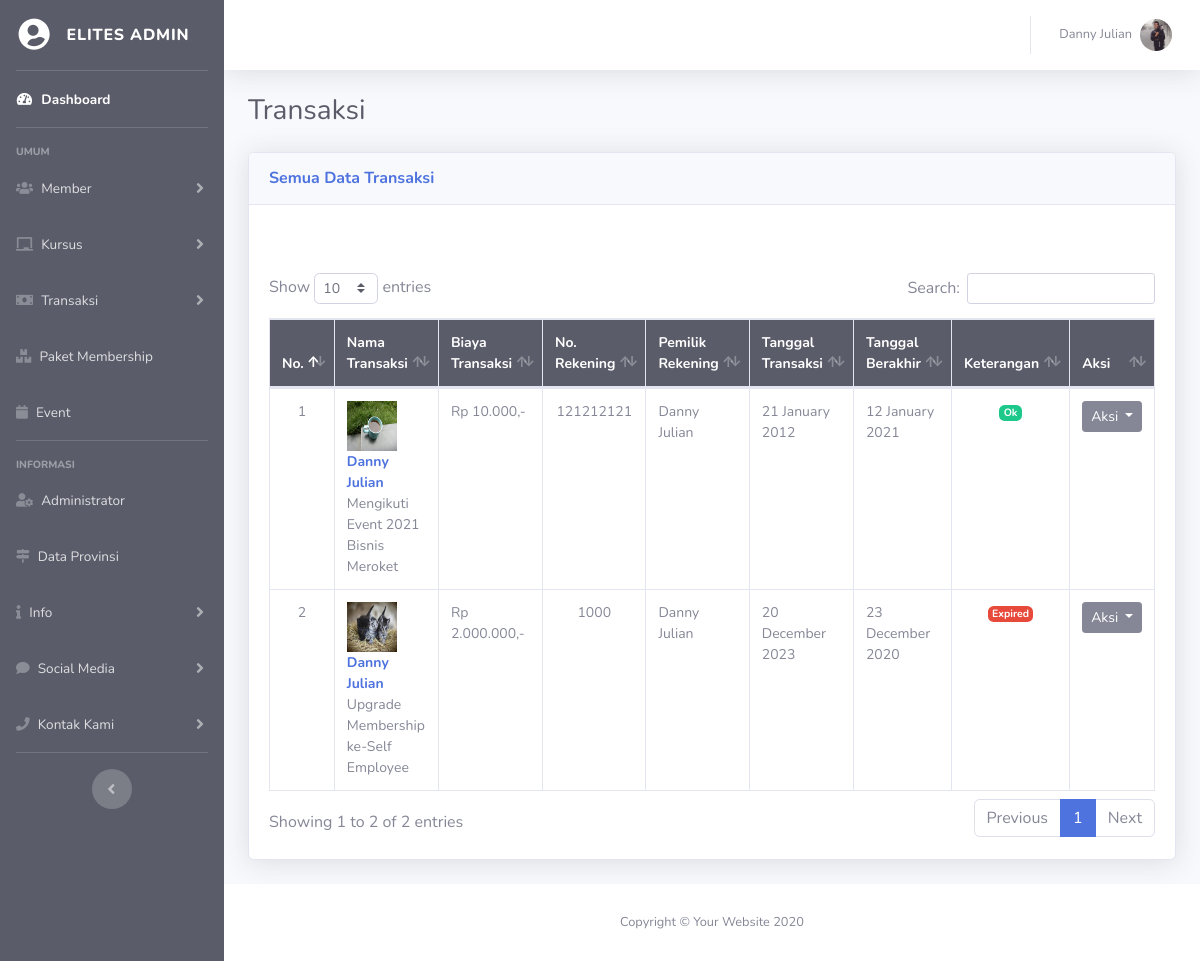
/elit-admin/index.php?hal=transaksi-data (signed in), run on an earlier commit of the app's database.
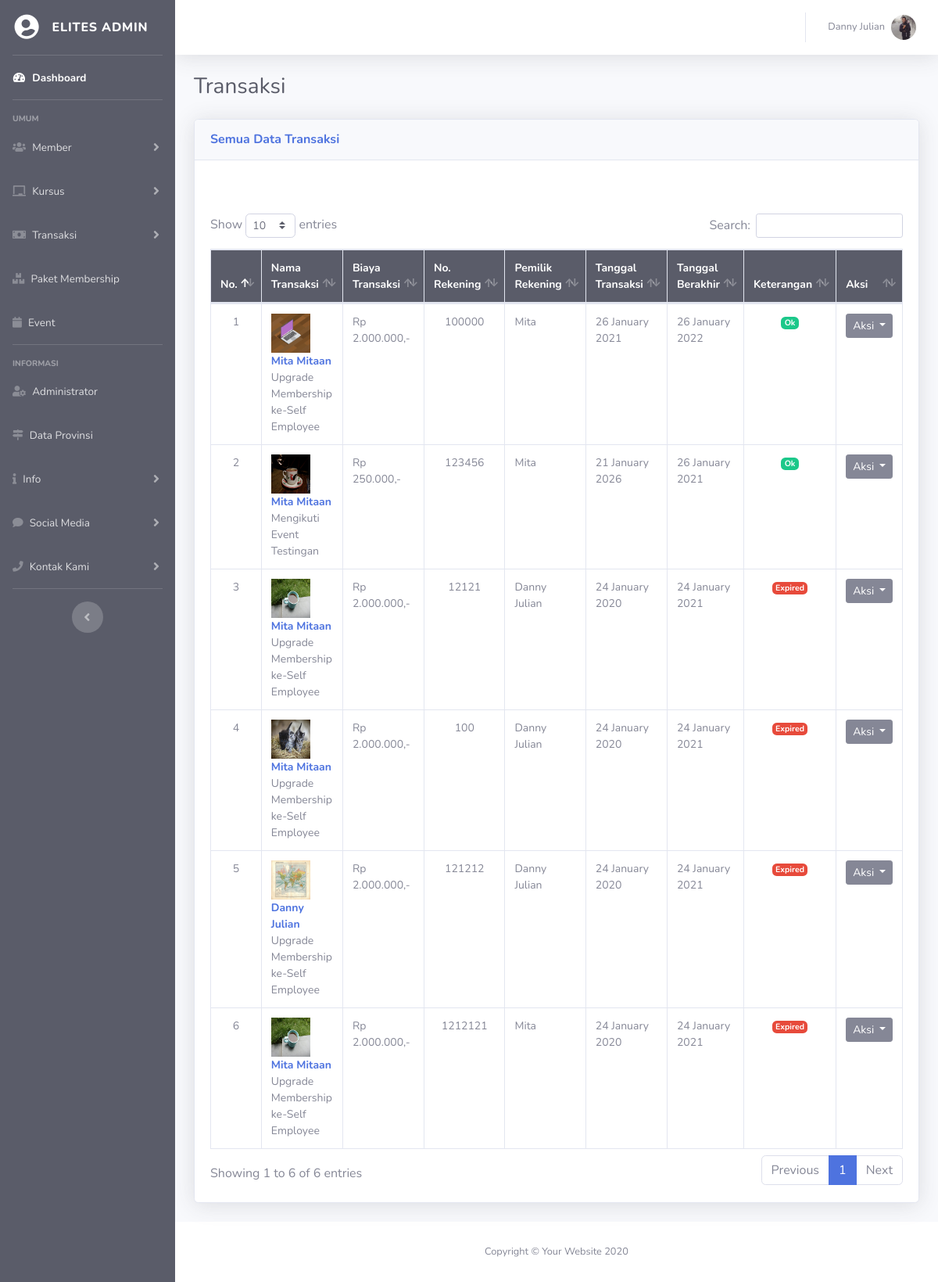
And on a later commit of the database.
### tables this page shows
CREATE TABLE `user` (
  `id_user` int(11) NOT NULL,
  `nama_user` varchar(50) NOT NULL,
  `alamat` text NOT NULL,
  `tgl_lahir` date NOT NULL,
  `jenis_kelamin` varchar(15) NOT NULL,
  `no_hp` varchar(15) NOT NULL,
  `email` varchar(50) NOT NULL,
  `password` varchar(15) NOT NULL,
  `foto` varchar(100) NOT NULL,
  `hak_akses` varchar(15) NOT NULL,
  `status` varchar(15) NOT NULL,
  `setuju` varchar(5) NOT NULL
);

CREATE TABLE `transaksi` (
  `id_transaksi` int(11) NOT NULL,
  `nama_transaksi` varchar(50) NOT NULL,
  `no_rek` varchar(50) NOT NULL,
  `nama_rekening` varchar(50) NOT NULL,
  `tgl_transaksi` date NOT NULL,
  `id_paket` int(11) DEFAULT NULL,
  `id_event` int(11) DEFAULT NULL,
  `id_user` int(11) DEFAULT NULL,
  `biaya_transaksi` double NOT NULL,
  `keterangan` varchar(25) NOT NULL,
  `baca_admin` varchar(20) NOT NULL,
  `baca_member` varchar(20) NOT NULL,
  `foto_struk` varchar(100) DEFAULT NULL,
  `tgl_berakhir` date DEFAULT NULL
);

### elit-admin/fungsi/fungsian.php (called while the page is built, shortened)
<?php
    function formatRupiah($angka)
    {
        $isi = number_format($angka, 0, ".", ".");
        return $isi;
    }
    function tglBalik($tgl)
    {
        $hasil = date("d F Y", strtotime($tgl));
        return $hasil;
    }
    function loncengNotif($a)
    {
        if ($a==0)
        {
            $isi = "";
        }
        return $isi;
    }
?>

### fungsional/data/isiData.php (called while the page is built, shortened)
<?php
    class isiData extends konfigurasi
    {
        public function perulanganData($q)
        {
            while ($a = mysqli_fetch_array($q))
            {
                $isi[]=$a;
            }
            return $isi;
        }
        public function hitungData($q)
        {
            $hitung = mysqli_num_rows($q);
            return $hitung;
        }
        public function eksekusiSQL($sqlnya)
        {
            $sambungannya=parent::sambungkan();
            $que = mysqli_query($sambungannya, $sqlnya);
            return $que;
        }
        public function tampilId($nama_tabel, $id, $val)
        {
            $sql = "SELECT *FROM $nama_tabel WHERE $id = '$val'";
            $que = $this->eksekusiSQL($sql);
            $kondisi = $this->perulanganData($que);
            return $kondisi;
        }
    }
?>

### elit-admin/fungsi/akun.php (called while the page is built, shortened)
<?php
    if (!empty($admin))
    {
        $tampil = $isi->tampilId("user", "id_user", "$admin");
        foreach ($tampil as $key)
        {
            $namauser = $key['nama_user'];
            $foto     = $key['foto'];
            if ($foto=='Kosong')
            {
                $gambarLogin = "../img/nofoto.png";
            }
            else
            {
                $gambarLogin="../foto/$foto";
            }
        }
    }
?>

### elit-admin/halaman/transaksi-data.php (the view, shortened to what the rows shown need)
<?php
   $mau = @$_GET['mau'];
   if ($mau=="belumproses")
   {
       $kondisi = "WHERE keterangan='Sedang diproses'";
       $headJudul = "Transaksi belum diproses";
   }
   elseif($mau=="sudahproses")
   {
       $kondisi = "WHERE keterangan='Ok'";
       $headJudul = "Transaksi sudah diproses";
   }
   elseif($mau=="expired")
   {
       $kondisi = "WHERE keterangan='Expired'";
       $headJudul = "Transaksi sudah Expired";
   }
   else
   {
       $kondisi ="";
       $headJudul = "Semua Data Transaksi";
   }
?>
<div class="container-fluid">
    <div class="d-sm-flex align-items-center justify-content-between mb-4">
        <h1 class="h3 mb-0 text-gray-800">Transaksi</h1>
    </div>
    <div class="row">
        <div class="col-xl-12">
            <div class="card shadow mb-4">
                <div class="card-header py-3 d-flex flex-row align-items-center justify-content-between">
                    <h6 class="m-0 font-weight-bold text-primary"><?php echo $headJudul; ?></h6>
                </div>
                <div class="card-body">
                   <br><br>
                    <?php
                       $perintah = $isi->eksekusiSQl("SELECT *FROM
                                                      transaksi
                                                      INNER JOIN user ON
                                                               transaksi.id_user = user.id_user
                                                               $kondisi
                                                      ORDER BY id_transaksi DESC
                                                      ");
                       $hitung   = $isi->hitungData($perintah);
                       if ($hitung==0)
                       {
                           pesanKosong();
                       }
                       else
                       {
                          echo
                          "
                          <div class='table-responsive'>
                               <table class='table table-bordered table-hover' id='dataTable' width='100%' cellspacing='0' style='font-size:14px;'>
                                   <thead class='bg-dark text-white'>
                                       <tr>
                                           <th>No.</th>
                                           <th>Nama Transaksi</th>
                                           <th>Biaya Transaksi</th>
                                           <th>No. Rekening</th>
                                           <th>Pemilik Rekening</th>
                                           <th>Tanggal Transaksi</th>
                                           <th>Tanggal Berakhir</th>
                                           <th>Keterangan</th>
                                           <th>Aksi</th>
                                       </tr>
                                   </thead>
                                   <tbody class='table-striped'>
                           ";
                          $no=1;
                          foreach ($perintah as $key)
                          {
                              $namatrans = $key['nama_transaksi'];
                              $harga     = $key['biaya_transaksi'];
                              $norek     = $key['no_rek'];
                              $narek     = $key['nama_rekening'];
                              $tgl       = $key['tgl_transaksi'];
                              $iduser    = $key['id_user'];
                              $nmuser    = $key['nama_user'];
                              $foto      = $key['foto_struk'];
                              $idpaket   = $key['id_paket'];
                              $idevent   = $key['id_event'];
                              $ket       = $key['keterangan'];
                              $idtrans   = $key['id_transaksi'];
                              $masa_aktif= $key['tgl_berakhir'];
                              if ($masa_aktif==NULL)
                              {
                                  $ketGl = "Tidak ada";
                              }
                              else
                              {
                                  $ketGl = tglBalik($masa_aktif);
                              }
                              if ($idevent==NULL)
                              {
                                  $idev = "Kosong";
                              }
                              else
                              {
                                  $idev = $idevent;
                              }
                              if ($foto=='Kosong')
                               {
                                   $gambar = "<img class='rounded-circle' src='../img/nofoto.png' width='50' height='50'>";
                               }
                               else
                               {
                                   $tujuan = "../foto/struk/$foto";
                                   $gambar =
                                   "   <a data-fancybox='gallery$nmuser' href='$tujuan' data-caption='$nmuser - $namatrans'>
                                           <img src='$tujuan' width='50' height='50'>
                                       </a>
                                   ";
                               }
                               if ($idpaket==NULL)
                              {
                                 $idT = $idevent;
                                 $ingin='event';
                              }
                              else
                              {
                                  $idT = $idpaket;
                                  $ingin='paket';
                              }
                              if ($ket=="Ok")
                              {
                                  $isiKet="<span class='badge badge-success'>$ket</span>";
                                  $linkOK = "";
                              }
                              elseif($ket=='Sedang diproses')
                              {
                                  $isiKet="<span class='badge badge-warning'>$ket</span>";
                                  $linkOK="<a class='dropdown-item bg-success text-white' href='?hal=transaksi-respon&id=$idtrans&mau=ok&ingin=$ingin&idt=$idT&idev=$idev&idus=$iduser'>Ok</a>";
                              }
                              else
                              {
                                   $linkOK = "";
                                  $isiKet="<span class='badge badge-danger'>$ket</span>";
                              }
                              $tanggal   = date("d F Y", strtotime($tgl));
                              $biaya = "Rp ".formatRupiah($harga).",-";
                              echo
                              "
                                  <tr>
                                      <td align='center'>$no</td>
                                      <td>
                                       $gambar <b><a href='?hal=member-data&idm=$iduser'>$nmuser</a></b> <br>
                                       $namatrans
                                      </td>
                                      <td>$biaya</td>
                                      <td>
                                          <center>
                                              $norek
                                          </center>
                                      </td>
                                      <td>$narek</td>
                                      <td>$tanggal</td>
                                      <td>$ketGl</td>
                                      <td>
                                          <center>
                                              $isiKet
                                          </center>
                                      </td>
                                      <td>
                                           <center>
                                               <div class='btn-group' role='group'>
                                                   <button id='aksi' type='button' class='btn btn-secondary btn-sm dropdown-toggle' data-toggle='dropdown' aria-haspopup='true' aria-expanded='false'>
                                                   Aksi
                                                   </button>
                                                   <div class='dropdown-menu' aria-labelledby='aksi'>
                                                      $linkOK
                                                       <a class='dropdown-item bg-danger text-white' href='?hal=transaksi-respon&id=$idtrans&mau=hapus&f=$foto&ingin=$ingin&idu=$iduser'>Hapus</a>
                                                   </div>
                                               </div>
                                           </center>
                                      </td>
                                  </tr>
                              ";
                              $no++;
                          }
                           echo
                           "
                                   </tbody>
                               </table>
                           </div>
                          ";
                       }
                   ?>
                </div>
            </div>
        </div>
    </div>
</div>

### elit-admin/fungsi/menu-atas.php (shortened to what the rows shown need)
<nav class="navbar navbar-expand navbar-light bg-white topbar mb-4 static-top shadow">
<ul class="navbar-nav ml-auto">
  <li class="nav-item dropdown no-arrow">
    <a class="nav-link dropdown-toggle" href="#" id="userDropdown" role="button" data-toggle="dropdown" aria-haspopup="true" aria-expanded="false">
      <span class="mr-2 d-none d-lg-inline text-gray-600 small"><?php echo $namauser; ?></span>
      <img class="img-profile rounded-circle" src="<?php echo $gambarLogin; ?>">
    </a>
  </li>
</ul>
</nav>

What changed in the data, as far as the page shows it:
removed transaksi: foto_struk (picture), id_user.nama_user "Danny Julian", nama_transaksi "Mengikuti Event 2021 Bisnis Meroket", biaya_transaksi "Rp 10.000,-", no_rek "121212121", nama_rekening "Danny Julian", tanggal "21 January 2012", tgl_berakhir "12 January 2021", keterangan "Ok"
removed transaksi: foto_struk (picture), id_user.nama_user "Danny Julian", nama_transaksi "Upgrade Membership ke-Self Employee", biaya_transaksi "Rp 2.000.000,-", no_rek "1000", nama_rekening "Danny Julian", tanggal "20 December 2023", tgl_berakhir "23 December 2020", keterangan "Expired"
added transaksi: foto_struk (picture), id_user.nama_user "Mita Mitaan", nama_transaksi "Upgrade Membership ke-Self Employee", biaya_transaksi "Rp 2.000.000,-", no_rek "100000", nama_rekening "Mita", tanggal "26 January 2021", tgl_berakhir "26 January 2022", keterangan "Ok"
added transaksi: foto_struk (picture), id_user.nama_user "Mita Mitaan", nama_transaksi "Mengikuti Event Testingan", biaya_transaksi "Rp 250.000,-", no_rek "123456", nama_rekening "Mita", tanggal "21 January 2026", tgl_berakhir "26 January 2021", keterangan "Ok"
added transaksi: foto_struk (picture), id_user.nama_user "Mita Mitaan", nama_transaksi "Upgrade Membership ke-Self Employee", biaya_transaksi "Rp 2.000.000,-", no_rek "12121", nama_rekening "Danny Julian", tanggal "24 January 2020", tgl_berakhir "24 January 2021", keterangan "Expired"
added transaksi: foto_struk (picture), id_user.nama_user "Mita Mitaan", nama_transaksi "Upgrade Membership ke-Self Employee", biaya_transaksi "Rp 2.000.000,-", no_rek "100", nama_rekening "Danny Julian", tanggal "24 January 2020", tgl_berakhir "24 January 2021", keterangan "Expired"
added transaksi: foto_struk (picture), id_user.nama_user "Danny Julian", nama_transaksi "Upgrade Membership ke-Self Employee", biaya_transaksi "Rp 2.000.000,-", no_rek "121212", nama_rekening "Danny Julian", tanggal "24 January 2020", tgl_berakhir "24 January 2021", keterangan "Expired"
added transaksi: foto_struk (picture), id_user.nama_user "Mita Mitaan", nama_transaksi "Upgrade Membership ke-Self Employee", biaya_transaksi "Rp 2.000.000,-", no_rek "1212121", nama_rekening "Mita", tanggal "24 January 2020", tgl_berakhir "24 January 2021", keterangan "Expired"
Also different on the page:
text written by a page script: "Show entries Search: Showing 1 to 2 of 2 entries Previous 1 Next" → "Show entries Search: Showing 1 to 6 of 6 entries Previous 1 Next"
